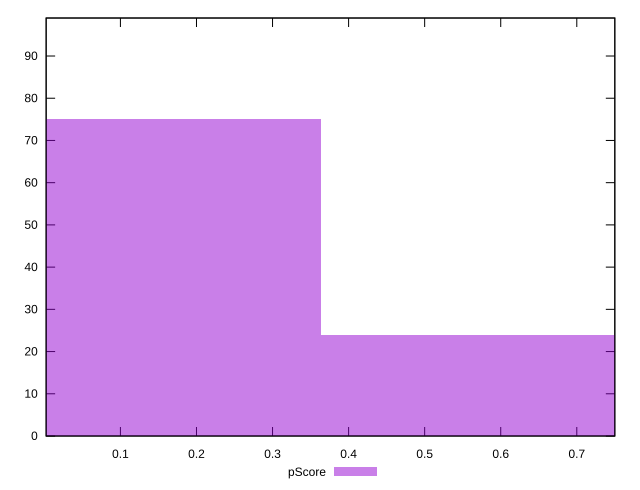

Generate this figure with gnuplot:
reset

$pScore <<EOF
0 75
0.7264879086199434 24
EOF

set key outside below
set boxwidth 0.7264879086199434
set xrange [0.0023529411764705577:0.75]
set yrange [0:99]
set trange [0:99]
set style fill transparent solid 0.5 noborder
set terminal svg size 640, 490 enhanced background rgb 'white'
set output "report/report_00029_2021-02-24T13-36-40.390Z/uses-text-compression/samples/card/pScore/histogram.svg"

plot $pScore title "pScore" with boxes

reset
